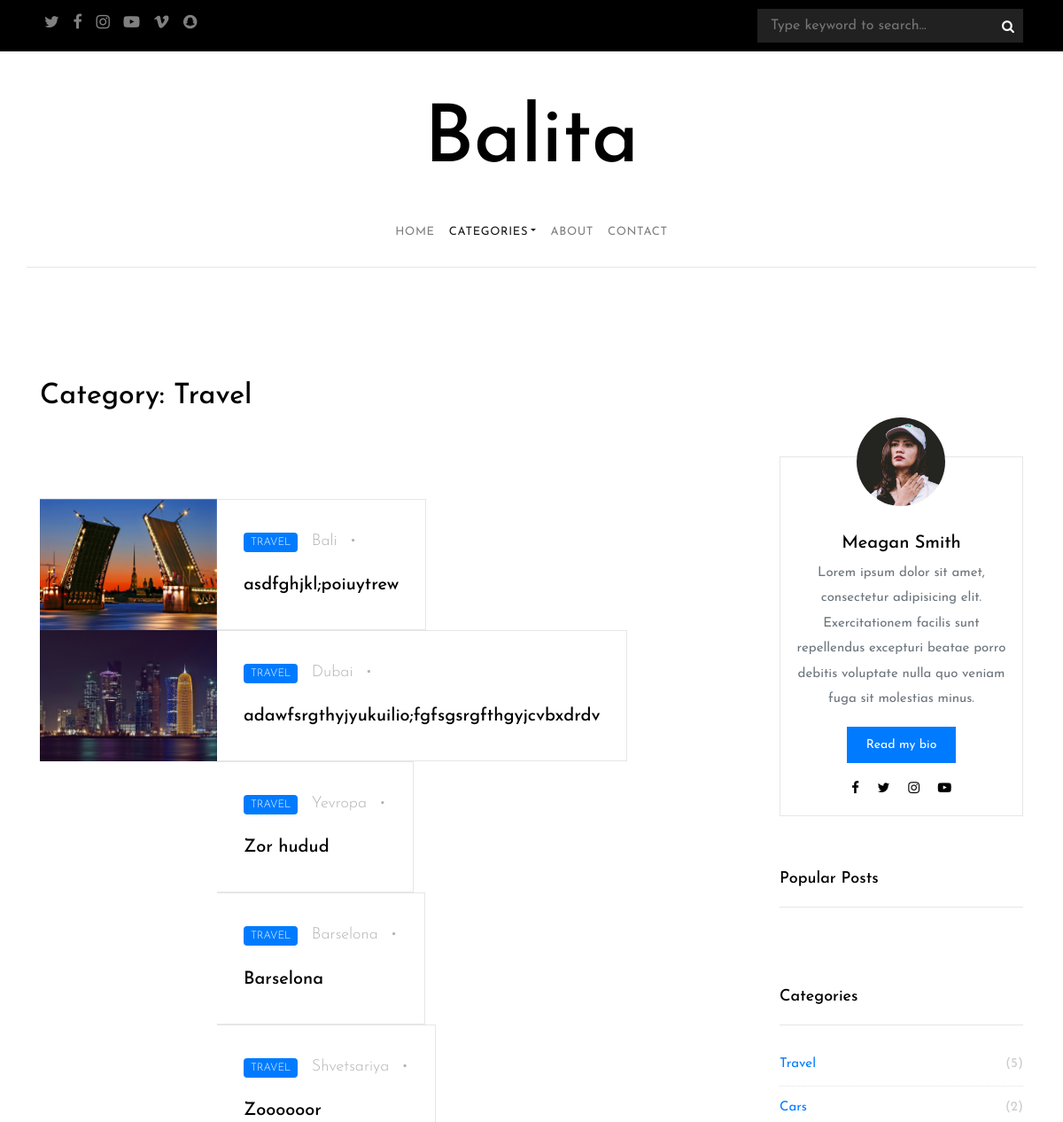
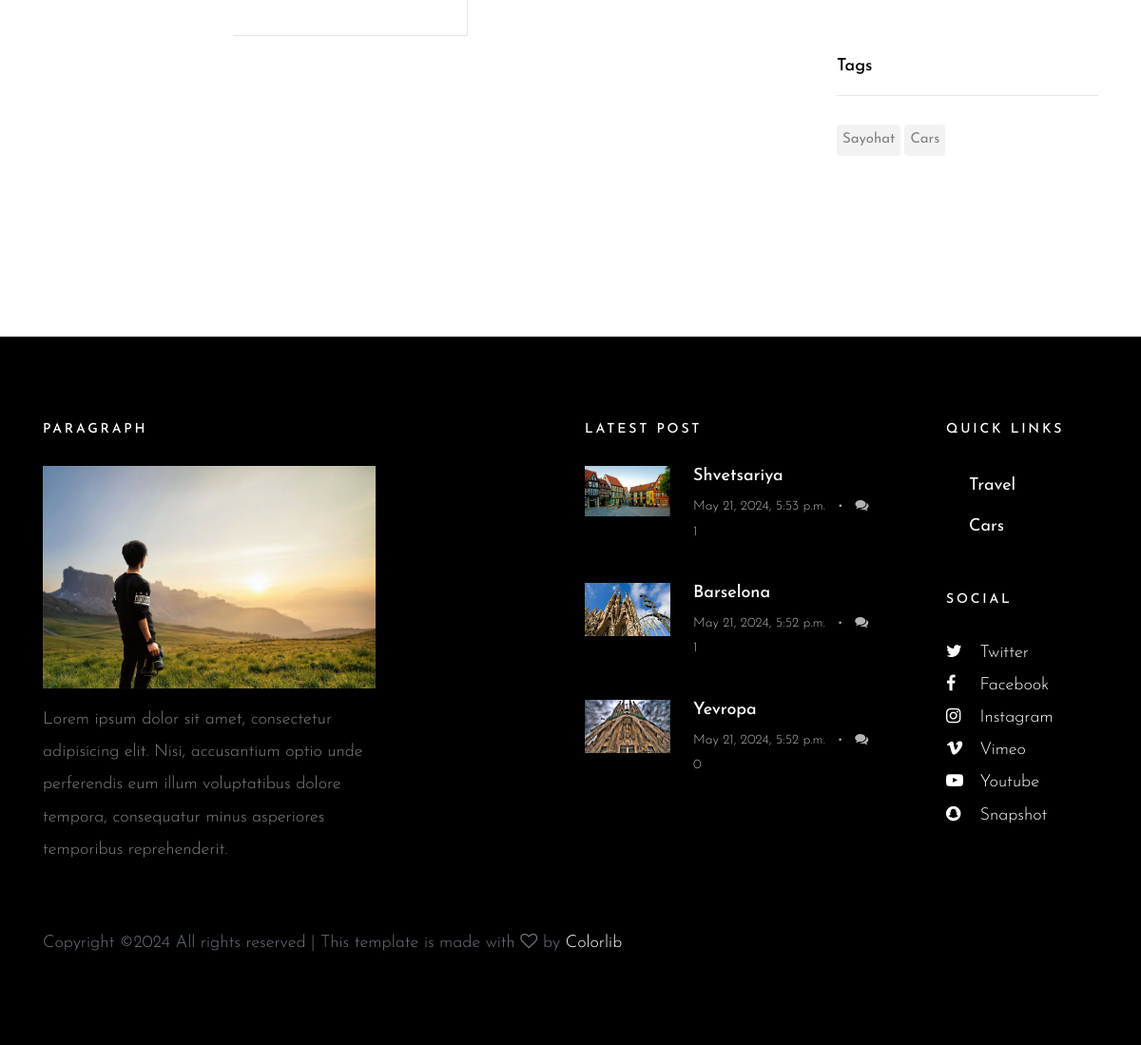
/category/?cat=1, run on the app's committed database (2 pictures, top to bottom).
### blog/models.py (models this page shows, shortened)
class Category(models.Model):
    name = models.CharField(max_length=100)
    view_category = models.IntegerField(default=0)
    created_at = models.DateTimeField(auto_now_add=True)
    update_at = models.DateField(auto_now=True)

class Post(models.Model):
    name = models.CharField(max_length=120)
    category = models.ForeignKey(Category, on_delete=models.CASCADE)
    description = models.TextField()
    image = models.ImageField(upload_to='post/')
    view_count = models.IntegerField(default=0)
    tags = models.ManyToManyField(Tag, blank=True)
    is_published = models.BooleanField(default=True)
    created_at = models.DateTimeField(auto_now_add=True)
    updated_at = models.DateField(auto_now=True)
    comments_count = models.IntegerField(default=0)

class Tag(models.Model):
    name = models.CharField(max_length=200)
    created_at = models.DateTimeField(auto_now_add=True)
    update_at = models.DateField(auto_now=True)
    post_count = models.IntegerField(default=0)

### blog/views.py (the view, shortened to what this page needs)
# urls.py: path('category/', category),
def category(request):
    tags = Tag.objects.all()
    categories = Category.objects.all()
    latest_posts = Post.objects.filter(is_published=True).order_by('-created_at')[:3]
    data = request.GET
    cat = data.get('cat', None)
    popular_posts = Post.objects.order_by('-view_count')[:3]
    if cat:
        cat_name = categories.filter(id=cat).first()
        posts = Post.objects.filter(is_published=True, category_id=cat)
        d = {
            'cat_name': cat_name,
            'posts': posts,
            'blog': 'active',
            'categories': categories,
            'popular_posts': popular_posts,
            'latest_posts': latest_posts,
            'category': 'active',
            'tags': tags
        }
        return render(request, 'category.html', context=d)

### templates/category.html (shortened to what this page needs)
{% extends 'leyouts/base.html' %}
{% load static %}
{% block content %}
<section class="site-section">
    <div class="container">
        <div class="row mb-4"   >
            <div class="col-md-6">
                <h2 class="mb-4">Category: {{ cat_name.name }}</h2>
            </div>
        </div>
        <div class="row blog-entries">
            <div class="col-md-12 col-lg-8 main-content">
                <div class="row mb-5 mt-5">
                    <div class="col-md-12">
                        <div class="post-entry-horzontal">
                            {% for post in posts %}
                            <a href="/blog/{{ post.id }}/">
                                <div class="image element-animate" data-animate-effect="fadeIn"
                                     style="background-image: url({{ post.image.url }});"></div>
                                <span class="text">
    <div class="post-meta">
    <span class="category">{{ post.category.name }}</span>
    <span class="mr-2">{{ post.name }}</span> &bullet;
    </div>
        <h2>{{ post.description|truncatewords:20| safe }}</h2>
    </span>
                            </a>
                            {% endfor %}
                        </div>
                    </div>
                </div>
                <div class="row">
                    <div class="col-md-12 text-center">
                    </div>
                </div>
            </div>
            {% include 'leyouts/side_bar.html' %}
        </div>
    </div>
</section>
{% endblock %}

### templates/leyouts/base.html (shortened to what this page needs)
<!doctype html>
{% load static %}
<html lang="en">
<head>
    <link rel="stylesheet" href="{% static 'css/bootstrap.css' %}">
    <link rel="stylesheet" href="{% static 'css/animate.css' %}">
    <link rel="stylesheet" href="{% static 'css/owl.carousel.min.css' %}">
    <link rel="stylesheet" href="{% static 'fonts/ionicons/css/ionicons.min.css' %}">
    <link rel="stylesheet" href="{% static 'fonts/fontawesome/css/font-awesome.min.css' %}">
    <link rel="stylesheet" href="{% static 'fonts/flaticon/font/flaticon.css' %}">
    <link rel="stylesheet" href="{% static 'css/style.css' %}">
</head>
<body>
<header role="banner">
    <div class="top-bar">
        <div class="container">
            <div class="row">
                <div class="col-9 social">
                    <a href="#"><span class="fa fa-twitter"></span></a>
                    <a href="#"><span class="fa fa-facebook"></span></a>
                    <a href="#"><span class="fa fa-instagram"></span></a>
                    <a href="#"><span class="fa fa-youtube-play"></span></a>
                    <a href="#"><span class="fa fa-vimeo"></span></a>
                    <a href="#"><span class="fa fa-snapchat"></span></a>
                </div>
                <div class="col-3 search-top">
                    <form action="/search/"  method="post" class="search-top-form" >
                        <span class="icon fa fa-search"></span>
                        <input name="query" type="text" id="s" placeholder="Type keyword to search...">
                    </form>
                </div>
            </div>
        </div>
    </div>
    <div class="container logo-wrap">
        <div class="row pt-5">
            <div class="col-12 text-center">
                <h1 class="site-logo"><a href="index.html">Balita</a></h1>
            </div>
        </div>
    </div>
    <nav class="navbar navbar-expand-md  navbar-light bg-light">
        <div class="container">
            <div class="collapse navbar-collapse" id="navbarMenu">
                <ul class="navbar-nav mx-auto">
                    <li class="nav-item {{ home }}">
                        <a class="nav-link  {{ home }}" href="/">Home</a>
                    </li>
                    <li class="nav-item dropdown {{ category }}">
                        <a class="nav-link dropdown-toggle {{ category }}" href="category/" id="dropdown04" data-toggle="dropdown"
                           aria-haspopup="true" aria-expanded="false">Categories</a>
                    </li>
                        <a class="nav-link {{ about }}" href="/about/">About</a>
                    <li class="nav-item {{ contact }}">
                        <a class="nav-link {{ contact }}" href="/contact/">Contact</a>
                    </li>
                </ul>
            </div>
        </div>
    </nav>
</header>
{% block content %}
{% endblock %}
<footer class="site-footer">
    <div class="container">
        <div class="row mb-5">
            <div class="col-md-4">
                <h3>Paragraph</h3>
                <p>
                    <img src="{% static 'images/img_1.jpg' %}" alt="Image placeholder" class="img-fluid">
                </p>
                <p>Lorem ipsum dolor sit amet, consectetur adipisicing elit. Nisi, accusantium optio unde perferendis
                    eum illum voluptatibus dolore tempora, consequatur minus asperiores temporibus reprehenderit.</p>
            </div>
            <div class="col-md-6 ml-auto">
                <div class="row">
                    <div class="col-md-7">
                        <h3>Latest Post</h3>
                        <div class="post-entry-sidebar">
                            {% for post in latest_posts %}
                            <ul>
                                <li>
                                    <a href="/blog/{{ post.id }}/">
                                        <img src="{{ post.image.url }}" alt="Image placeholder" class="mr-4">
                                        <div class="text">
                                            <h4>{{ post.name }}</h4>
                                            <div class="post-meta">
                                                <span class="mr-2">{{ post.created_at }}</span> &bullet;
                                                <span class="ml-2"><span class="fa fa-comments"></span> {{post.comments_count}}</span>
                                            </div>
                                        </div>
                                    </a>
                                </li>
                            </ul>
                            {% endfor %}
                        </div>
                    </div>
                    <div class="col-md-1"></div>
                    <div class="col-md-4">
                        <div class="mb-5">
                            <h3>Quick Links</h3>
                            <ul class="list-unstyled">
                            {% for categorie in categories %}
                            <a class="dropdown-item" href="/category/?cat={{ categorie.id }}">{{ categorie.name }}</a>
                            {% endfor %}
                            </ul>
                        </div>
                        <div class="mb-5">
                            <h3>Social</h3>
                            <ul class="list-unstyled footer-social">
                                <li><a href="#"><span class="fa fa-twitter"></span> Twitter</a></li>
                                <li><a href="#"><span class="fa fa-facebook"></span> Facebook</a></li>
                                <li><a href="#"><span class="fa fa-instagram"></span> Instagram</a></li>
                                <li><a href="#"><span class="fa fa-vimeo"></span> Vimeo</a></li>
                                <li><a href="#"><span class="fa fa-youtube-play"></span> Youtube</a></li>
                                <li><a href="#"><span class="fa fa-snapchat"></span> Snapshot</a></li>
                            </ul>
                        </div>
                    </div>
                </div>
            </div>
        </div>
        <div class="row">
            <div class="col-md-12">
                Copyright &copy;<script>document.write(new Date().getFullYear());</script>
                All rights reserved | This template is made with <i class="fa fa-heart-o" aria-hidden="true"></i> by <a
                    href="https://colorlib.com/" target="_blank">Colorlib</a>
            </div>
        </div>
    </div>
</footer>
</body>
</html>

### templates/leyouts/side_bar.html (shortened to what this page needs)
{% load static %}
<div class="col-md-12 col-lg-4 sidebar">
                <div class="sidebar-box">
                    <div class="bio text-center">
                        <img src="{% static 'images/person_1.jpg' %}" alt="Image Placeholder" class="img-fluid">
                        <div class="bio-body">
                            <h2>Meagan Smith</h2>
                            <p>Lorem ipsum dolor sit amet, consectetur adipisicing elit. Exercitationem facilis sunt
                                repellendus excepturi beatae porro debitis voluptate nulla quo veniam fuga sit
                                molestias
                                minus.</p>
                            <p><a href="#" class="btn btn-primary btn-sm">Read my bio</a></p>
                            <p class="social">
                                <a href="#" class="p-2"><span class="fa fa-facebook"></span></a>
                                <a href="#" class="p-2"><span class="fa fa-twitter"></span></a>
                                <a href="#" class="p-2"><span class="fa fa-instagram"></span></a>
                                <a href="#" class="p-2"><span class="fa fa-youtube-play"></span></a>
                            </p>
                        </div>
                    </div>
                </div>
                <div class="sidebar-box">
                    <h3 class="heading">Popular Posts</h3>
                </div>
                <div class="sidebar-box">
                    <h3 class="heading">Categories</h3>
                    <ul class="categories">
                        {% for category in categories %}
                        <li><a href="/categories/?cat={{ category.id }}">{{ category.name }} <span>({{ category.post_set.count }})</span></a>
                        </li>
                        {% endfor %}
                    </ul>
                </div>
                <div class="sidebar-box">
                    <h3 class="heading">Tags</h3>
                    {% for tag in tags %}
                    <ul class="tags">
                        <li><a href="/tag/{{ tag.id }}/">{{ tag.name }}</a></li>
                        {% endfor %}
                    </ul>
                </div>
            </div>

### data on the page
Category: name "Travel", post_set.count "5"
Post: image (picture), category.name "TRAVEL", name "Bali", description "asdfghjkl;poiuytrew"
Post: image (picture), category.name "TRAVEL", name "Dubai", description "adawfsrgthyjyukuilio;fgfsgsrgfthgyjcvbxdrdv"
Post: category.name "TRAVEL", name "Yevropa", description "Zor hudud", image (picture), created_at "May 21, 2024, 5:52 p.m.", comments_count "0"
Post: category.name "TRAVEL", name "Barselona", description "Barselona", image (picture), created_at "May 21, 2024, 5:52 p.m.", comments_count "1"
Post: category.name "TRAVEL", name "Shvetsariya", description "Zoooooor", image (picture), created_at "May 21, 2024, 5:53 p.m.", comments_count "1"
Category: name "Cars", post_set.count "2"
Tag: name "Sayohat"
Tag: name "Cars"
